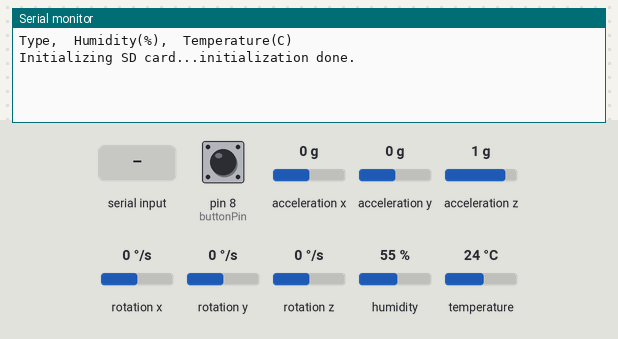
This sketch was run on a simulated Arduino Uno, built with avr-gcc and run on an emulated ATmega328P. Parts: the last lines printed to the serial monitor. Inputs (shaded band) come from the test bench; at power-on: pin 8 (buttonPin) LOW, acceleration x 0 g, acceleration y 0 g, acceleration z 1 g, rotation x 0 °/s, rotation y 0 °/s, rotation z 0 °/s, humidity 55 %, temperature 24 °C. The local clock reads 2024-03-15 10:24:30 at power-on unless the sketch sets it; storage starts empty.

Above: at 1.2 s.
1.3 s: pin 8 (buttonPin) pulled HIGH for 0.15 s
At 3.5 s:
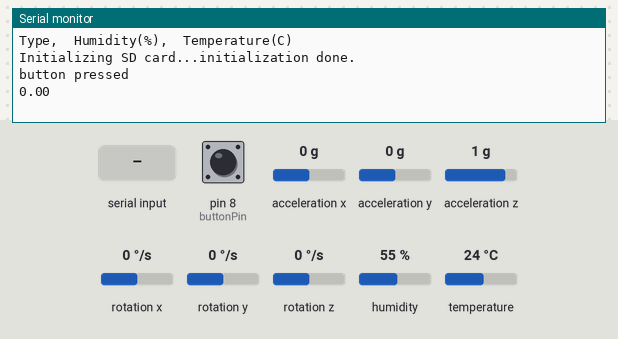
3.8 s: "test 1.. 2.. 3\n" received over the second serial link
At 5.0 s:
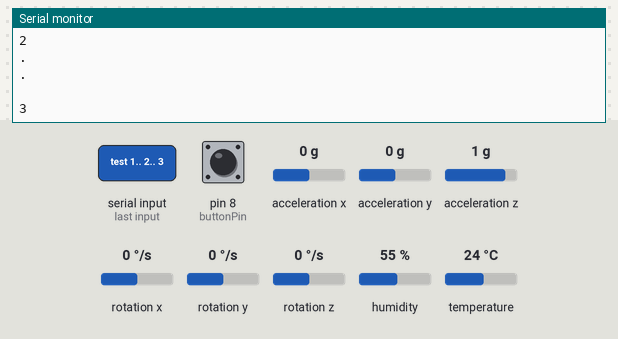
5.3 s: "a" received over the second serial link
At 6.0 s:
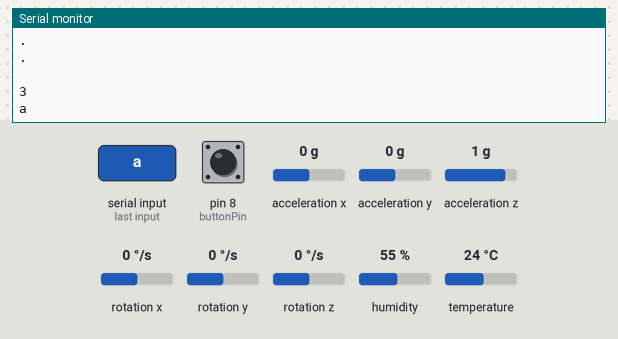
6.8 s: "#" received over the second serial link
At 7.2 s:
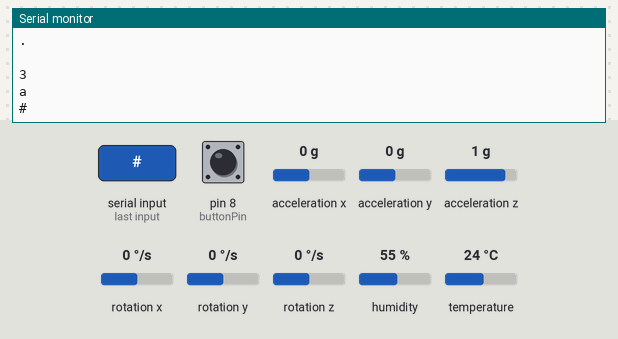
Timing chart, 0 to 9.3 s (numbered marks = the images above; inputs shaded):
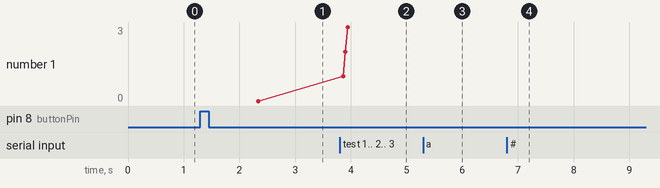

The sketch:

FrameReader.ino
```cpp
/*
  SD card read/write

 This example shows how to read and write data to and from an SD card file
 The circuit:
 * SD card attached to SPI bus as follows:
 ** MOSI - pin 11
 ** MISO - pin 12
 ** CLK - pin 13
 ** CS - pin 4 (for MKRZero SD: SDCARD_SS_PIN)
 *
 *HC 05 module connection:
 ** TX - pin 0 (default)[can be changed if Softwareserial is being used ]
 ** RX - pin 1 (default) [can be changed if Softwareserial is being used ]
 *
 *  The circuit:
 * RX is digital pin 5 (connect to TX of other device)
 * TX is digital pin 6 (connect to RX of other device)

 */

#include <SPI.h>
#include <SD.h>
#include <dht.h>
#include <DS3231.h>

#include <SoftwareSerial.h>
SoftwareSerial mySerial(5, 6); // RX, TX

// Init the DS3231 using the hardware interface
DS3231  rtc(SDA, SCL);

#include <Wire.h>
#include <LSM303.h>

LSM303 compass;

File myFile;
File myFileOut;
dht DHT;

#define DHT11_PIN A0

const int buttonPin = 8;     // the number of the pushbutton pin
//const int ledPin =  13;      // the number of the LED pin

// variables will change:
int buttonState = 0;         // variable for reading the pushbutton status

char bluInput;               //bluetooth signal to read data from SD card
String bluInputStr;

float Xm, Ym, Zm, Xa, Ya, Za, roll, pitch, roll_print, pitch_print, Heading, fXm_comp, fYm_comp;

struct compassOp
{
  float head, rollOp, pitchOp;
};

struct compassOp compOp;

void setup() {

  // initialize the LED pin as an output:
  //pinMode(ledPin, OUTPUT);
  // initialize the pushbutton pin as an input:
  pinMode(buttonPin, INPUT);
  //pinMode(4, OUTPUT);

  Wire.begin();
  compass.init();
  compass.enableDefault();

  // Initialize the rtc object
  rtc.begin();

  compass.m_min = (LSM303::vector<int16_t>){-654,   -835,   -424};
  compass.m_max = (LSM303::vector<int16_t>){+694,   +527,   +739};


  // Open serial communications and wait for port to open:
  Serial.begin(9600);
  mySerial.begin(9600);
  Serial.println("Type,\tHumidity(%),\tTemperature(C)");
  sdIni();

  //mySerial.println("Type,\tHumidity(%),\tTemperature(C)");

//DHTAcq();
//sdCardWrite("test3.txt");
//sdCardRead("test3.txt");

}

  float compassSoft(); //function declaration for the structure to work. function has to be invoked before using structure in the function


  void sdWrite()
  {


      // open the file. note that only one file can be open at a time,
  // so you have to close this one before opening another.
  myFile = SD.open("star25.txt", FILE_WRITE);

  // if the file opened okay, write to it:
  if (myFile) {
    //Serial.print("Writing to star25.txt...");
        //myFile.println("Type,\tHumidity(%),\tTemperature(C)");
        //myFile.print(rtc.getDOWStr());
        //myFile.print(" ");
        // Send date
        compassSoft();
        myFile.print(rtc.getDateStr());
        myFile.print(" ");
        // Send time
        myFile.print(rtc.getTimeStr());
        myFile.print(" ");
        //myFile.print("Val:\t");
        int chk = DHT.read11(DHT11_PIN);
        myFile.print(DHT.humidity, 1);
        myFile.print(",\t\t");
        myFile.print(DHT.temperature, 1);
        myFile.print(",\t\t");
        myFile.print(compOp.head/10);
        Serial.println(compOp.head/10);
        myFile.print(",\t\t");
        myFile.print(compOp.rollOp);
        myFile.print(",\t\t");
        myFile.println(compOp.pitchOp);

    // close the file:
    myFile.close();
    //Serial.println("done.");
  } else {
    // if the file didn't open, print an error:
    Serial.println("error opening star25.txt");
  }
  }
  void sdIni()
  {
    /*while (!Serial)
    {
    ; // wait for serial port to connect. Needed for native USB port only
    }*/


    Serial.print("Initializing SD card...");

    if (!SD.begin(2)) {
      Serial.println("initialization failed!");
      return;
    }
    Serial.println("initialization done.");
  }


 void sdRead()
  {

  // re-open the file for reading:
  myFile = SD.open("star25.txt", FILE_READ);
  if (myFile) {
    //Serial.println("star25.txt:");
    //mySerial.println("star25.txt:");

    myFileOut = SD.open("archFile.txt", FILE_WRITE);
    // read from the file until there's nothing else in it:
    while (myFile.available()) {
      //Serial.write(myFile.read());
      mySerial.write(myFile.read());
      myFileOut.write(myFile.read());
    }
    // close the file:
    myFile.close();
    myFileOut.close();

  } else {
    // if the file didn't open, print an error:
    //Serial.println("error opening star25.txt");
    mySerial.println("error opening star25.txt");
  }
  }


void loop() {
  // nothing happens after setup
  //Serial.println("test 1.. 2.. 3");
  //delay(1000);

  buttonState = digitalRead(buttonPin);

  // check if the pushbutton is pressed. If it is, the buttonState is HIGH:
  if (buttonState == HIGH) {
    Serial.println("button pressed");
    //head = compassSoft();
    sdWrite();
    //sdRead();

    // turn LED on:
    //digitalWrite(ledPin, HIGH);
    delay(500);

  } else {
    // turn LED off:
    //digitalWrite(ledPin, LOW);
  }

  if(mySerial.available())
  {
    delay(10);
    bluInput = mySerial.read();
    if(bluInput == '#')
    {
      //break;
    }
    bluInputStr = bluInput;

    if (bluInputStr.length() >0)
    {
      Serial.println(bluInputStr);
      if(bluInputStr == "a")
      {
        sdRead();
      }
      bluInputStr="";
    }
  }


}

float compassSoft()
{


  compass.read();

 /*     snprintf(report, sizeof(report), "A: %6d %6d %6d    M: %6d %6d %6d",
        compass.a.x, compass.a.y, compass.a.z,
        compass.m.x, compass.m.y, compass.m.z);
      Serial.println(report);
      */
  //Acceralerometer

  Xm = compass.m.x;
  Ym = compass.m.y;
  Zm = compass.m.z;

  //Acceralerometer

  Xa = compass.a.x;
  Ya = compass.a.y;
  Za = compass.a.z;

//roll and pitch

  roll = atan2(Ya, sqrt(Xa*Xa + Za*Za ));
  pitch = atan2(Xa, sqrt(Ya*Ya + Za*Za));

  roll_print = roll*180.0/M_PI;
  pitch_print = pitch*180.0/M_PI;

// Tilt compensated magnetic sensor measurements

fXm_comp = Xm*cos(pitch)+Zm*sin(pitch);
fYm_comp = Xm*sin(roll)*sin(pitch)+Ym*cos(roll)-Zm*sin(roll)*cos(pitch);


// Arctangent of y/x
Heading = (atan2(fYm_comp,fXm_comp)*180.0)/M_PI;
if (Heading < 0)
Heading += 360;

compOp.head = Heading;
compOp.rollOp = roll_print;
compOp.pitchOp = pitch_print;


  //Serial.print(roll_print, 2);Serial.print("\t"); Serial.print(pitch_print, 2); Serial.print("\t");
  //Serial.print("Heading "); Serial.println(Heading);

  delay(1000);
}
```

Measured:
- after the input at 1.3 s, the serial monitor: prints a new line at once (image 1)
- after the input at 3.8 s, the serial monitor: prints a new line at once (image 2)
- after the input at 5.3 s, the serial monitor: prints a new line at once (image 3)
- after the input at 6.8 s, the serial monitor: prints a new line at once (image 4)
- plotted number 1: 0 → 3 after the input at 3.8 s
